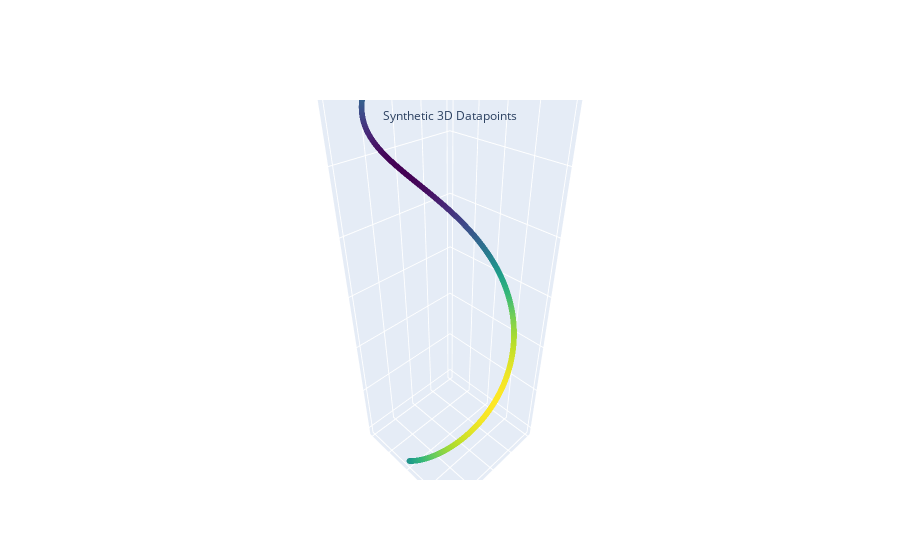

Notebook cell for this chart:
### Code cell
newX = np.array([x[:,0], x[:,1], t])
plot_3Dfigure(newX.T, title='Synthetic 3D Datapoints')

### Figure 1 — Plotly figure (JSON) as saved in the notebook; plotly's stock layout.template omitted (floating-point values rounded to 4 significant figures; data arrays with more than 128 entries replaced by an {"elided": "..."} marker saying what was removed)
{"data": [{"marker": {"color": {"elided": "1000 float values"}, "colorscale": [[0.0, "#440154"], [0.1111, "#482878"], [0.2222, "#3e4989"], [0.3333, "#31688e"], [0.4444, "#26828e"], [0.5556, "#1f9e89"], [0.6667, "#35b779"], [0.7778, "#6ece58"], [0.8889, "#b5de2b"], [1.0, "#fde725"]], "opacity": 0.7, "size": 2}, "mode": "markers", "x": {"elided": "1000 float values"}, "y": {"elided": "1000 float values"}, "z": {"elided": "1000 float values"}, "type": "scatter3d"}], "layout": {"title": {"font": {"size": 12}, "text": "Synthetic 3D Datapoints", "x": 0.5, "y": 0.8}, "showlegend": false, "xaxis": {"showticklabels": false}, "yaxis": {"showticklabels": false}, "scene": {"xaxis": {"title": {"text": ""}, "ticks": "", "showticklabels": false}, "yaxis": {"title": {"text": ""}, "ticks": "", "showticklabels": false}, "zaxis": {"title": {"text": ""}, "ticks": "", "showticklabels": false}}}}
